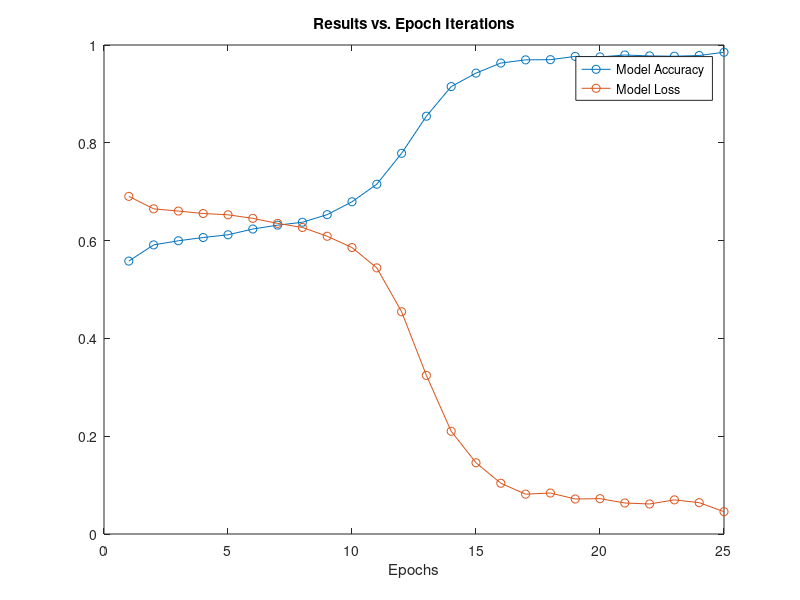

The MATLAB script that drew this image:
%% Reading the data:
data_raw = csvread("epochdata_15000.csv");
epoch = data_raw(1:end,1);
model_loss = data_raw(1:end,2);
model_accuracy = data_raw(1:end,3);


%
% PRINT CODE
%
plot(epoch, [model_accuracy, model_loss], 'o-')
title("Results vs. Epoch Iterations")
legend("Model Accuracy", "Model Loss")
xlabel("Epochs")